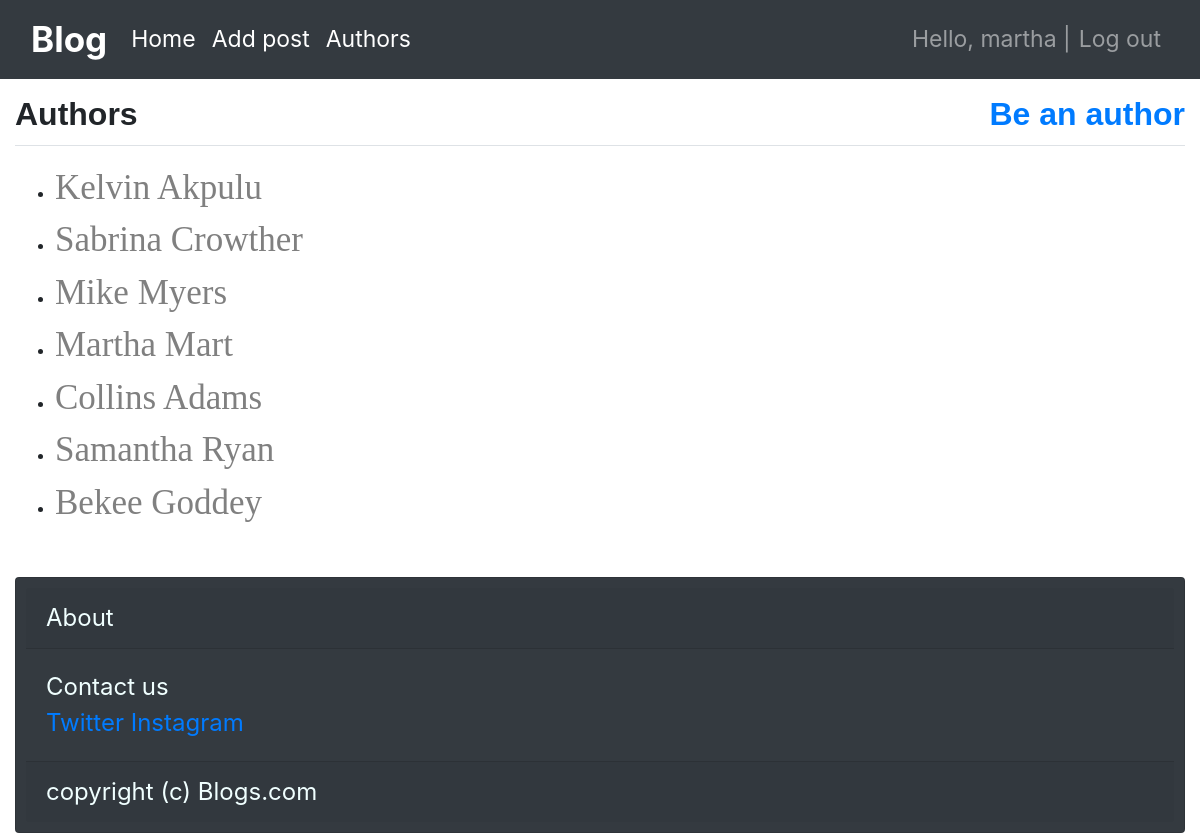
The app's page /authors/ (signed in) with its own data.
### blogs/models.py (models this page shows, shortened)
class Author(models.Model):
    user = models.OneToOneField(User, on_delete=models.CASCADE, null=True)
    firstname = models.CharField(max_length=10)
    lastname = models.CharField(max_length=10)
    email = models.EmailField()
    bio = models.TextField(null=True)
    def get_absolute_url(self):
        return reverse("blogs:author", kwargs={"firstname": self.firstname, "lastname":self.lastname})

### blogs/views.py (the view)
# urls.py: path('authors/', views.authors, name='authors'),
def authors(request):
    authors = Author.objects.all()
    context = {'authors':authors}
    return render(request, 'blogs/authorspage.html', context)

### blogs/templates/blogs/authorspage.html
{% extends 'blogs/base.html' %}
{% block page_header %}
<h2> Authors
<a href="{% url 'blogs:beauthor' %}" style="float:right;"> Be an author </a> </h2>
{% endblock %}
{% block content %}
   <div>
   <ul> {% for authors in authors %}
      <li> <a style="color:grey; font-family:calibri; font-size:35px" href="{{ authors.get_absolute_url }}"> {{ authors.firstname|title }} {{authors.lastname|title}} </a> </li>
    {% empty %}
    <h3> No authors at the moment </h3>
    {% endfor %}  </ul>  </div>
{% endblock content %}

### blogs/templates/blogs/base.html (shortened to what this page needs)
{% load bootstrap4 %}
<!DOCTYPE html>
<html lang="en">
<head>
    {% bootstrap_css %}
</head>
<body>
  <nav class="navbar navbar-expand-lg navbar-dark bg-dark" style=" width: 100%;">
      <div class="container-fluid">
        <a class="navbar-brand" style="font-size:35px; font-weight:bolder;" href="{% url 'blogs:index' %}">Blog</a>
      <div class="collapse navbar-collapse" id="navbarCollapse" style="font-size: 23px;">
        <ul class ="navbar-nav mr-auto">
          <li class="nav-item">
            <a class="nav-link active" aria-current="page" href="{% url 'blogs:index' %}"> Home </a> </li>
          <li class="nav-item">
            <a class="nav-link active" aria-current="page" href="{% url 'blogs:create_post' %}"> Add post </a> </li>
          <li class="nav-item">
            <a class="nav-link active" aria-current="page" href="{% url 'blogs:authors' %}"> Authors </a> </li>
        </ul>
        <ul class="navbar-nav ml-auto">
          {% if user.is_authenticated %}
            <li class="nav-item">
              <span class="navbar-text"> Hello, {{ user.username }} |
                </span> </li>
            <li class="nav-item">
              <a class="nav-link" href="{% url 'users:logout' %}"> Log out </a> </li>
          {% else %}
            <li class="nav-item">
              <a class="nav-link" href="{% url 'users:login' %}"> Log in </a> </li>
            <li class="nav-item">
              <a class="nav-link" href="{% url 'users:register' %}"> Register </a> </li>
          {% endif %}
          </ul>
        </div>
      </div>
  </nav>
  <main role="main" class="container-fluid">
    <div class="pb-1 mb-3 mt-3 border-bottom" id="title">
        {% block page_header %} {% endblock page_header %}
    </div>
    <div>
        {% block content %}{% endblock content %}
    </div>
    <div class="card mt-5 bg-dark" id="about" style="width:  100%; padding: 10px;">
      <div class="card-header">
        About <br>
      </div>
      <div class="card-body">
        Contact us <br>
        <a href="https://www.twitter.com">Twitter</a>
        <a href="https://www.instagram.com"> Instagram</a> <br>
      </div>
      <div class="card-footer">
        copyright (c) Blogs.com
      </div>
    </div>
  </main>
</body>
</html>

### blogs/templates/blogs/base.html (style rules this page uses)
h2 { font-weight:bold; }
#title { font-family:Sans-serif; font-weight:bold; font-size:30px; }
#about { background-color: slategray; font-size: x-large; color: azure; text-shadow: 10cm; font-weight: normal; }
a { text-decoration: none; }

### records on screen
Author: firstname "Kelvin", lastname "Akpulu"
Author: firstname "Sabrina", lastname "Crowther"
Author: firstname "Mike", lastname "Myers"
Author: firstname "Martha", lastname "Mart"
Author: firstname "Collins", lastname "Adams"
Author: firstname "Samantha", lastname "Ryan"
Author: firstname "Bekee", lastname "Goddey"

### other values on screen
{{ user.username }} "martha"
